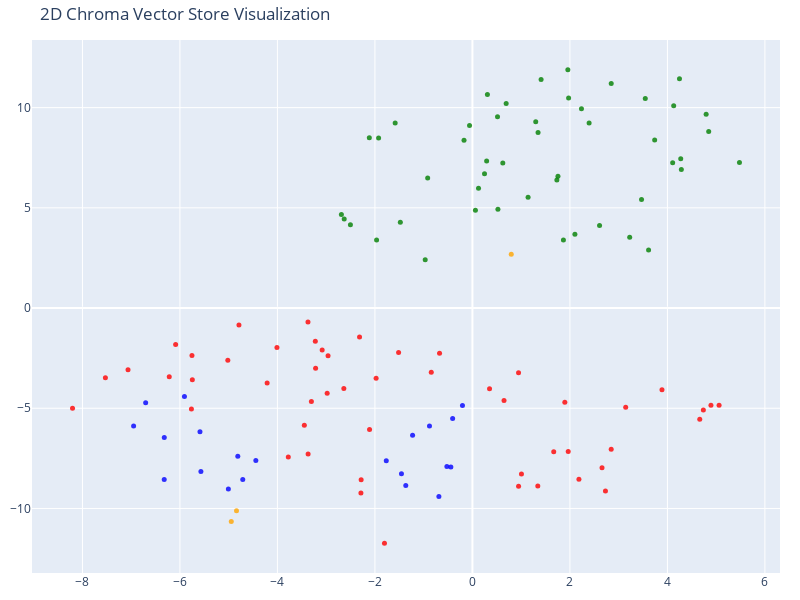

The notebook cell saved with this chart:
### Code cell
# We humans find it easier to visalize things in 2D!
# Reduce the dimensionality of the vectors to 2D using t-SNE
# (t-distributed stochastic neighbor embedding)

tsne = TSNE(n_components=2, random_state=42)
reduced_vectors = tsne.fit_transform(vectors)

# Create the 2D scatter plot
fig = go.Figure(data=[go.Scatter(
    x=reduced_vectors[:, 0],
    y=reduced_vectors[:, 1],
    mode='markers',
    marker=dict(size=5, color=colors, opacity=0.8),
    text=[f"Type: {t}<br>Text: {d[:100]}..." for t, d in zip(doc_types, documents)],
    hoverinfo='text'
)])

fig.update_layout(title='2D Chroma Vector Store Visualization',
    scene=dict(xaxis_title='x',yaxis_title='y'),
    width=800,
    height=600,
    margin=dict(r=20, b=10, l=10, t=40)
)

fig.show()

### Figure 1 — Plotly figure (JSON) as saved in the notebook; plotly's stock layout.template omitted (floating-point values rounded to 4 significant figures)
{"data": [{"hoverinfo": "text", "marker": {"color": ["orange", "orange", "orange", "red", "red", "red", "red", "red", "red", "red", "red", "red", "red", "red", "red", "red", "red", "red", "red", "red", "red", "red", "red", "red", "red", "red", "red", "red", "red", "red", "red", "red", "red", "red", "red", "red", "red", "red", "red", "red", "red", "red", "red", "red", "red", "red", "red", "red", "red", "red", "red", "red", "red", "red", "green", "green", "green", "green", "green", "green", "green", "green", "green", "green", "green", "green", "green", "green", "green", "green", "green", "green", "green", "green", "green", "green", "green", "green", "green", "green", "green", "green", "green", "green", "green", "green", "green", "green", "green", "green", "green", "green", "green", "green", "green", "green", "green", "green", "green", "green", "green", "green", "blue", "blue", "blue", "blue", "blue", "blue", "blue", "blue", "blue", "blue", "blue", "blue", "blue", "blue", "blue", "blue", "blue", "blue", "blue", "blue", "blue"], "opacity": 0.8, "size": 5}, "mode": "markers", "text": ["Type: company<br>Text: # About Insurellm\n\nInsurellm was founded by Avery Lancaster in 2015 as an insurance tech startup des...", "Type: company<br>Text: # Careers at Insurellm\n\nInsurellm is hiring! We are looking for talented software engineers, data sc...", "Type: company<br>Text: # Overview of Insurellm\n\nInsurellm is an innovative insurance tech firm with 200 employees across th...", "Type: contracts<br>Text: # Contract with Apex Reinsurance for Rellm: AI-Powered Enterprise Reinsurance Solution\n\n## Terms\n\n1....", "Type: contracts<br>Text: ## Renewal\n\n1. **Automatic Renewal**: This Agreement will automatically renew for successive one-yea...", "Type: contracts<br>Text: 2. **Seamless Integrations**: The architecture of Rellm allows for easy integration with existing sy...", "Type: contracts<br>Text: 1. **Technical Support**: Provider shall offer dedicated technical support to the Client via phone, ...", "Type: contracts<br>Text: **Insurellm, Inc.**  \n_____________________________  \nAuthorized Signature   \nDate: ________________...", "Type: contracts<br>Text: # Contract with Belvedere Insurance for Markellm\n\n## Terms\nThis Contract (\"Agreement\") is made and e...", "Type: contracts<br>Text: ## Renewal\n1. **Renewal Terms**: This Agreement may be renewed for additional one-year terms upon mu...", "Type: contracts<br>Text: ## Features\n1. **AI-Powered Matching**: Belvedere Insurance will benefit from Markellm's AI-powered ...", "Type: contracts<br>Text: ## Support\n1. **Technical Support**: Technical support will be available from 9 AM to 7 PM EST, Mond...", "Type: contracts<br>Text: **Belvedere Insurance**  \nSignature: ______________________  \nName: [Authorized Signatory]  \nTitle: ...", "Type: contracts<br>Text: # Contract with BrightWay Solutions for Markellm\n\n**Contract Date:** October 5, 2023  \n**Contract ID...", "Type: contracts<br>Text: 3. **Service Level Agreement (SLA):**  \n   Insurellm commits to a 99.9% uptime for the platform with...", "Type: contracts<br>Text: 2. **Real-Time Quote Availability:**  \n   Consumers sourced via BrightWay Solutions will receive rea...", "Type: contracts<br>Text: 3. **Training and Onboarding:**  \n   Insurellm agrees to provide one free training session on how to...", "Type: contracts<br>Text: # Contract with EverGuard Insurance for Rellm: AI-Powered Enterprise Reinsurance Solution\n\n**Contrac...", "Type: contracts<br>Text: 4. **Usage Rights**: EverGuard Insurance is granted a non-exclusive, non-transferable license to acc...", "Type: contracts<br>Text: 2. **Customizable Dashboard**: Users at EverGuard Insurance will have access to a customizable dashb...", "Type: contracts<br>Text: 3. **Updates and Upgrades**: EverGuard Insurance will receive all platform updates and upgrades at n...", "Type: contracts<br>Text: # Contract with GreenField Holdings for Markellm\n\n**Effective Date:** November 15, 2023  \n**Contract...", "Type: contracts<br>Text: ## Renewal\n1. **Automatic Renewal**: This contract will automatically renew for sequential one-year ...", "Type: contracts<br>Text: ## Features\n1. **AI-Powered Matching**: Access to advanced algorithms that connect GreenField Holdin...", "Type: contracts<br>Text: ## Support\n1. **Customer Support Access**: The Client will have access to dedicated support through ...", "Type: contracts<br>Text: **Signatures:**  \n_________________________                           _________________________  \n**...", "Type: contracts<br>Text: # Contract with Greenstone Insurance for Homellm\n\n---\n\n## Terms\n\n1. **Parties**: This Contract (\"Agr...", "Type: contracts<br>Text: 4. **Payment Terms**: \n   - The Customer shall pay an amount of $10,000 per month for the Standard T...", "Type: contracts<br>Text: ---\n\n## Features\n\n- **AI-Powered Risk Assessment**: Customer will have access to enhanced risk evalu...", "Type: contracts<br>Text: - **Customer Portal**: A dedicated portal will be provided, allowing the Customer's clients to manag...", "Type: contracts<br>Text: ______________________________  \n[Name], [Title]  \nDate: ______________________\n\n**For Greenstone In...", "Type: contracts<br>Text: # Contract with GreenValley Insurance for Homellm\n\n**Contract Date:** October 6, 2023  \n**Contract N...", "Type: contracts<br>Text: 4. **Confidentiality:** Both parties agree to maintain the confidentiality of proprietary informatio...", "Type: contracts<br>Text: 1. **AI-Powered Risk Assessment:** Access to advanced AI algorithms for real-time risk evaluations.\n...", "Type: contracts<br>Text: 3. **Regular Updates:** Insurellm will offer ongoing updates and enhancements to the Homellm platfor...", "Type: contracts<br>Text: # Contract with Pinnacle Insurance Co. for Homellm\n\n## Terms\nThis contract (\"Contract\") is entered i...", "Type: contracts<br>Text: ## Renewal\n1. **Renewal Terms**: At the end of the initial term, this Contract shall automatically r...", "Type: contracts<br>Text: ## Features\n1. **AI-Powered Risk Assessment**: Utilized for tailored underwriting decisions specific...", "Type: contracts<br>Text: ## Support\n1. **Technical Support**: Insurellm shall provide 24/7 technical support via an email and...", "Type: contracts<br>Text: # Contract with Roadway Insurance Inc. for Carllm\n\n---\n\n## Terms\n\n1. **Agreement Effective Date**: T...", "Type: contracts<br>Text: ---\n\n## Renewal\n\n1. **Automatic Renewal**: This agreement will automatically renew for an additional...", "Type: contracts<br>Text: ---\n\n## Features\n\n1. **Access to Core Features**: Roadway Insurance Inc. will have access to all Pro...", "Type: contracts<br>Text: ---\n\n## Support\n\n1. **Technical Support**: Roadway Insurance Inc. will receive priority technical su...", "Type: contracts<br>Text: # Contract with Stellar Insurance Co. for Rellm\n\n## Terms\nThis contract is made between **Insurellm*...", "Type: contracts<br>Text: ### Termination\nEither party may terminate this agreement with a **30-day written notice**. In the e...", "Type: contracts<br>Text: ## Features\nStellar Insurance Co. will receive access to the following features of the Rellm product...", "Type: contracts<br>Text: ## Support\nInsurellm provides Stellar Insurance Co. with the following support services:\n\n- **24/7 T...", "Type: contracts<br>Text: # Contract with TechDrive Insurance for Carllm\n\n**Contract Date:** October 1, 2024  \n**Contract Dura...", "Type: contracts<br>Text: ## Renewal\n\n1. **Automatic Renewal**: This contract shall automatically renew for additional one-yea...", "Type: contracts<br>Text: ## Support\n\n1. **Customer Support**: Insurellm will provide 24/7 customer support to TechDrive Insur...", "Type: contracts<br>Text: **TechDrive Insurance Representative:**  \nName: Sarah Johnson  \nTitle: Operations Director  \nDate: _...", "Type: contracts<br>Text: # Contract with Velocity Auto Solutions for Carllm\n\n**Contract Date:** October 1, 2023  \n**Contract ...", "Type: contracts<br>Text: ## Renewal\n\n1. **Automatic Renewal**: This contract will automatically renew for successive 12-month...", "Type: contracts<br>Text: ## Support\n\n1. **Customer Support**: Velocity Auto Solutions will have access to Insurellm’s custome...", "Type: employees<br>Text: # HR Record\n\n# Alex Chen\n\n## Summary\n- **Date of Birth:** March 15, 1990  \n- **Job Title:** Backend ...", "Type: employees<br>Text: ## Annual Performance History\n- **2020:**  \n  - Completed onboarding successfully.  \n  - Met expecta...", "Type: employees<br>Text: ## Compensation History\n- **2020:** Base Salary: $80,000  \n- **2021:** Base Salary Increase to $90,0...", "Type: employees<br>Text: Alex Chen continues to be a vital asset at Insurellm, contributing significantly to innovative backe...", "Type: employees<br>Text: # HR Record\n\n# Alex Harper\n\n## Summary\n- **Date of Birth**: March 15, 1993  \n- **Job Title**: Sales ...", "Type: employees<br>Text: ## Annual Performance History  \n- **2021**:  \n  - **Performance Rating**: 4.5/5  \n  - **Key Achievem...", "Type: employees<br>Text: - **2022**:  \n  - **Base Salary**: $65,000 (Promotion to Senior SDR)  \n  - **Bonus**: $13,000 (20% o...", "Type: employees<br>Text: # HR Record\n\n# Alex Thomson\n\n## Summary\n- **Date of Birth:** March 15, 1995  \n- **Job Title:** Sales...", "Type: employees<br>Text: ## Annual Performance History  \n- **2022** - Rated as \"Exceeds Expectations.\" Alex Thomson achieved ...", "Type: employees<br>Text: ## Other HR Notes\n- Alex Thomson is an active member of the Diversity and Inclusion committee at Ins...", "Type: employees<br>Text: # Avery Lancaster\n\n## Summary\n- **Date of Birth**: March 15, 1985  \n- **Job Title**: Co-Founder & Ch...", "Type: employees<br>Text: - **2010 - 2013**: Business Analyst at Edge Analytics  \n  Prior to joining Innovate, Avery worked as...", "Type: employees<br>Text: - **2018**: **Exceeds Expectations**  \n  Under Avery’s pivoted vision, Insurellm launched two new su...", "Type: employees<br>Text: - **2022**: **Satisfactory**  \n  Avery focused on rebuilding team dynamics and addressing employee c...", "Type: employees<br>Text: ## Compensation History\n- **2015**: $150,000 base salary + Significant equity stake  \n- **2016**: $1...", "Type: employees<br>Text: ## Other HR Notes\n- **Professional Development**: Avery has actively participated in leadership trai...", "Type: employees<br>Text: # HR Record\n\n# Emily Carter\n\n## Summary\n- **Date of Birth:** August 12, 1990  \n- **Job Title:** Acco...", "Type: employees<br>Text: - **2017-2019:** Marketing Intern  \n  - Assisted with market research and campaign development for s...", "Type: employees<br>Text: ## Compensation History\n| Year | Base Salary | Bonus         | Total Compensation |\n|------|--------...", "Type: employees<br>Text: Emily Carter exemplifies the kind of talent that drives Insurellm's success and is an invaluable ass...", "Type: employees<br>Text: # HR Record\n\n# Emily Tran\n\n## Summary\n- **Date of Birth:** March 18, 1991  \n- **Job Title:** Digital...", "Type: employees<br>Text: - **January 2017 - May 2018**: Marketing Intern  \n  - Supported the Marketing team by collaborating ...", "Type: employees<br>Text: - **2021**:  \n  - Performance Rating: Meets Expectations  \n  - Key Achievements: Contributed to the ...", "Type: employees<br>Text: - **Professional Development Goals**:  \n  - Emily Tran aims to become a Marketing Manager within the...", "Type: employees<br>Text: # HR Record\n\n# Jordan Blake\n\n## Summary\n- **Date of Birth:** March 15, 1993  \n- **Job Title:** Sales...", "Type: employees<br>Text: ## Annual Performance History\n- **2021:** First year at Insurellm; achieved 90% of monthly targets. ...", "Type: employees<br>Text: ## Other HR Notes\n- Jordan has shown an interest in continuing education, actively participating in ...", "Type: employees<br>Text: # HR Record\n\n# Jordan K. Bishop\n\n## Summary\n- **Date of Birth:** March 15, 1990\n- **Job Title:** Fro...", "Type: employees<br>Text: ## Annual Performance History\n- **2019:** Exceeds Expectations - Continuously delivered high-quality...", "Type: employees<br>Text: ## Compensation History\n- **June 2018:** Starting Salary - $85,000\n- **June 2019:** Salary Increase ...", "Type: employees<br>Text: ## Other HR Notes\n- Jordan K. Bishop has been an integral part of club initiatives, including the In...", "Type: employees<br>Text: # HR Record\n\n# Maxine Thompson\n\n## Summary\n- **Date of Birth:** January 15, 1991  \n- **Job Title:** ...", "Type: employees<br>Text: ## Insurellm Career Progression\n- **January 2017 - October 2018**: **Junior Data Engineer**  \n  * Ma...", "Type: employees<br>Text: - **January 2021 - Present**: **Senior Data Engineer**  \n  * Maxine was promoted to Senior Data Engi...", "Type: employees<br>Text: ## Annual Performance History\n- **2017**: *Meets Expectations*  \n  Maxine showed potential in her ro...", "Type: employees<br>Text: - **2021**: *Exceeds Expectations*  \n  Maxine spearheaded the transition to a new data warehousing s...", "Type: employees<br>Text: ## Compensation History\n- **2017**: $70,000 (Junior Data Engineer)  \n- **2018**: $75,000 (Junior Dat...", "Type: employees<br>Text: # HR Record\n\n# Oliver Spencer\n\n## Summary\n- **Date of Birth**: May 14, 1990  \n- **Job Title**: Backe...", "Type: employees<br>Text: ## Annual Performance History\n- **2018**: **3/5** - Adaptable team player but still learning to take...", "Type: employees<br>Text: ## Compensation History\n- **March 2018**: Initial salary of $80,000.\n- **July 2019**: Salary increas...", "Type: employees<br>Text: # Samantha Greene\n\n## Summary\n- **Date of Birth:** October 14, 1990\n- **Job Title:** HR Generalist\n-...", "Type: employees<br>Text: ## Annual Performance History\n- **2020:** Exceeds Expectations  \n  Samantha Greene demonstrated exce...", "Type: employees<br>Text: ## Compensation History\n- **2020:** Base Salary - $55,000  \n  The entry-level salary matched industr...", "Type: employees<br>Text: - **2023:** Base Salary - $70,000  \n  Recognized for substantial improvement in employee relations m...", "Type: employees<br>Text: # HR Record\n\n# Samuel Trenton\n\n## Summary\n- **Date of Birth:** April 12, 1989  \n- **Job Title:** Sen...", "Type: employees<br>Text: ## Annual Performance History\n- **2023:** Rating: 4.5/5  \n  *Samuel exceeded expectations, successfu...", "Type: employees<br>Text: ## Compensation History\n- **2023:** Base Salary: $115,000 + Bonus: $15,000  \n  *Annual bonus based o...", "Type: employees<br>Text: - **Engagement in Company Culture:** Regularly participates in team-building events and contributes ...", "Type: products<br>Text: # Product Summary\n\n# Carllm\n\n## Summary\n\nCarllm is an innovative auto insurance product developed by...", "Type: products<br>Text: - **Instant Quoting**: With Carllm, insurance companies can offer near-instant quotes to customers, ...", "Type: products<br>Text: - **Mobile Integration**: Carllm is designed to work seamlessly with mobile applications, providing ...", "Type: products<br>Text: - **Professional Tier**: $2,500/month\n  - For medium-sized companies.\n  - All Basic Tier features pl...", "Type: products<br>Text: ### Q2 2025: Customer Experience Improvements\n- Launch of a new **mobile app** for end-users.\n- Intr...", "Type: products<br>Text: # Product Summary\n\n# Homellm\n\n## Summary\nHomellm is an innovative home insurance product developed b...", "Type: products<br>Text: ### 2. Dynamic Pricing Model\nWith Homellm's innovative dynamic pricing model, insurance providers ca...", "Type: products<br>Text: ### 5. Multi-Channel Integration\nHomellm seamlessly integrates into existing insurance platforms, pr...", "Type: products<br>Text: - **Basic Tier:** Starting at $5,000/month for small insurers with basic integration features.\n- **S...", "Type: products<br>Text: All tiers include a comprehensive training program and ongoing updates to ensure optimal performance...", "Type: products<br>Text: With Homellm, Insurellm is committed to transforming the landscape of home insurance, ensuring both ...", "Type: products<br>Text: # Product Summary\n\n# Markellm\n\n## Summary\n\nMarkellm is an innovative two-sided marketplace designed ...", "Type: products<br>Text: - **User-Friendly Interface**: Designed with user experience in mind, Markellm features an intuitive...", "Type: products<br>Text: - **Customer Support**: Our dedicated support team is always available to assist both consumers and ...", "Type: products<br>Text: ### For Insurance Companies:\n- **Basic Listing Fee**: $199/month for a featured listing on the platf...", "Type: products<br>Text: ### Q3 2025\n- Initiate a comprehensive marketing campaign targeting both consumers and insurers to i...", "Type: products<br>Text: # Product Summary\n\n# Rellm: AI-Powered Enterprise Reinsurance Solution\n\n## Summary\n\nRellm is an inno...", "Type: products<br>Text: ### Seamless Integrations\nRellm's architecture is designed for effortless integration with existing ...", "Type: products<br>Text: ### Regulatory Compliance Tools\nRellm includes built-in compliance tracking features to help organiz...", "Type: products<br>Text: Join the growing number of organizations leveraging Rellm to enhance their reinsurance processes whi...", "Type: products<br>Text: Experience the future of reinsurance with Rellm, where innovation meets reliability. Let Insurellm h..."], "type": "scatter", "x": [-4.947, 0.7965, -4.84, -5.746, 3.144, -8.203, -4.01, -3.373, -0.844, 5.06, -2.11, -3.223, -0.6744, 0.3512, 1.896, 0.6484, -2.315, -6.219, -7.065, -7.529, -4.79, -1.514, 4.737, -2.287, 0.9464, -1.804, -2.638, 3.889, -3.777, -2.961, -1.976, -2.98, -3.303, -3.448, -3.217, -4.211, 4.893, -3.371, -3.082, 2.729, 4.663, -2.283, 0.9469, -5.753, -6.088, -5.764, -5.018, 2.185, 2.659, 1.006, 1.342, 1.966, 2.847, 1.668, 1.755, -1.585, 2.237, -0.9686, 0.2916, -0.05956, 1.299, 0.2482, 0.3075, 0.1249, -1.966, -2.503, -2.688, -2.63, 1.409, -1.479, -0.1724, 2.608, 4.248, 3.614, 1.867, 2.103, 0.5148, 3.226, 0.6232, 1.346, 0.06181, 1.142, -2.115, 1.958, 0.5232, 5.478, 4.108, 4.273, 4.847, 4.286, 3.738, 1.732, -1.925, 2.394, 4.129, 4.795, 2.847, 3.546, -0.9177, 0.6923, 1.973, 3.469, -0.6878, -1.367, -0.5238, -0.4423, -1.456, -4.813, -4.443, -4.711, -6.323, -5.57, -5.006, -1.228, -0.8811, -0.406, -0.2038, -1.767, -5.589, -6.95, -5.908, -6.321, -6.703], "y": [-10.65, 2.688, -10.11, -3.576, -4.945, -5.005, -1.969, -0.7017, -3.205, -4.851, -6.066, -1.656, -2.253, -4.027, -4.706, -4.609, -1.446, -3.424, -3.078, -3.472, -0.8427, -2.219, -5.089, -9.233, -3.226, -11.73, -4.016, -4.079, -7.429, -2.381, -3.509, -4.254, -4.669, -5.842, -3.005, -3.741, -4.847, -7.278, -2.096, -9.126, -5.547, -8.567, -8.893, -2.371, -1.823, -5.044, -2.608, -8.537, -7.969, -8.284, -8.877, -7.158, -7.046, -7.169, 6.581, 9.227, 9.94, 2.403, 7.335, 9.104, 9.3, 6.707, 10.65, 5.974, 3.39, 4.151, 4.666, 4.444, 11.4, 4.287, 8.368, 4.114, 11.44, 2.898, 3.398, 3.683, 9.544, 3.527, 7.238, 8.758, 4.881, 5.524, 8.5, 11.89, 4.926, 7.259, 7.256, 7.448, 8.815, 6.915, 8.382, 6.386, 8.488, 9.237, 10.1, 9.664, 11.21, 10.46, 6.493, 10.2, 10.48, 5.413, -9.407, -8.849, -7.907, -7.927, -8.268, -7.391, -7.612, -8.556, -8.551, -8.162, -9.025, -6.353, -5.891, -5.505, -4.86, -7.623, -6.167, -5.886, -4.419, -6.463, -4.73]}], "layout": {"height": 600, "margin": {"b": 10, "l": 10, "r": 20, "t": 40}, "scene": {"xaxis": {"title": {"text": "x"}}, "yaxis": {"title": {"text": "y"}}}, "title": {"text": "2D Chroma Vector Store Visualization"}, "width": 800}}
